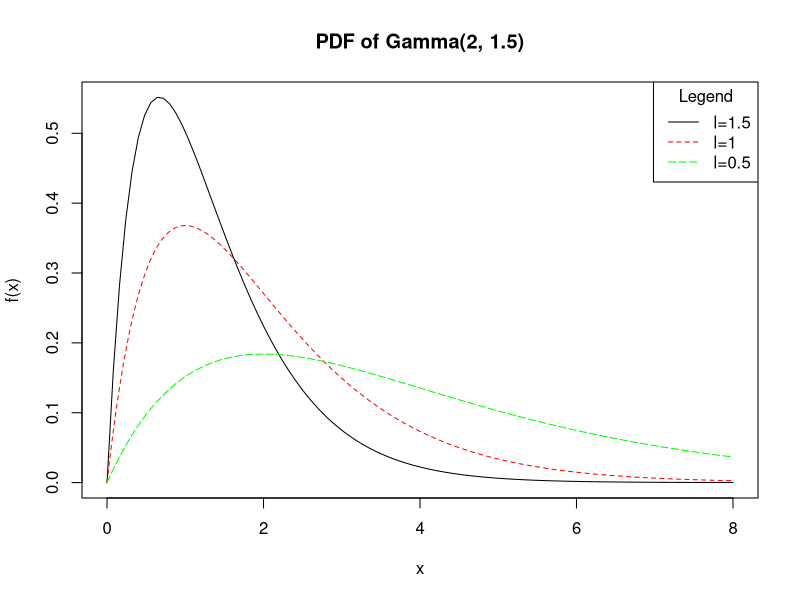
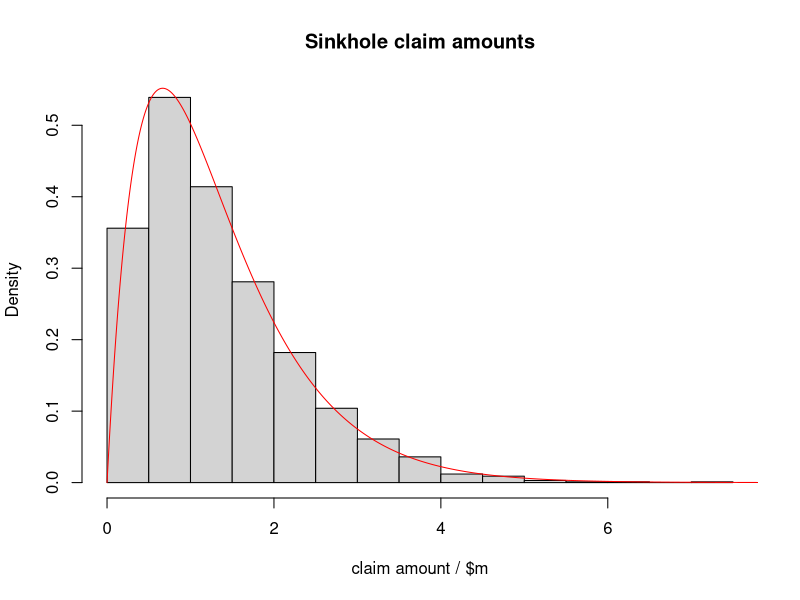

Generate these figures, in order, with R:
# Exercise 2.15
a <- 2
l <- 1.5
# i
x <- 3
	# a
	# b
	dgamma(x, a, l)
# ii
curve(dgamma(x,a,l), 0, 8, ylab="f(x)", main="PDF of Gamma(2, 1.5)")
# iii
x <- seq(0, 8, .01)
	# a
	lines(x, dgamma(x, a, 1), col="red", lty=2)
	# b
	lines(x, dgamma(x, a, .5), col="green", lty=5)
# iv
legend(
	"topright", 
	title="Legend", 
	c("l=1.5", "l=1", "l=0.5"),
	lty=c(1, 2, 5),
	col=c("black","red","green")
)
# v
	# a
	pgamma(2, a, l, lower=FALSE)
	# b
	pgamma(3, a, l) - pgamma(1, a, l)
# vi
	IQR <- qgamma(.75, a, l)-qgamma(.25, a, l)
# vii
	reps <- 2000
	set.seed(57)
	S <- rgamma(reps, a, l)
# viii
	# a
	hist(
		S,
		main="Sinkhole claim amounts",
		xlab="claim amount / $m",
		prob=TRUE
	)
	# b
	x <- seq(0, 8, .01)
	lines(x, dgamma(x, a, l), col="red")
# ix
	# a
	length(S[S>2])/length(S)
	# b
	(length(S[S<3])-length(S[S<1]))/length(S)
# x
	# a
	print(
		paste(
			"SD:", round(sqrt(a/l**2),4), "sample SD:", round(sqrt( sum((S-mean(S))**2)/(reps-1) ),4)
		)
	)
	# b
	print(
		paste(
			"IQR:", round(IQR,4), "sample IQR:", round(quantile(S,.75)-quantile(S, .25),4)
		)
	)